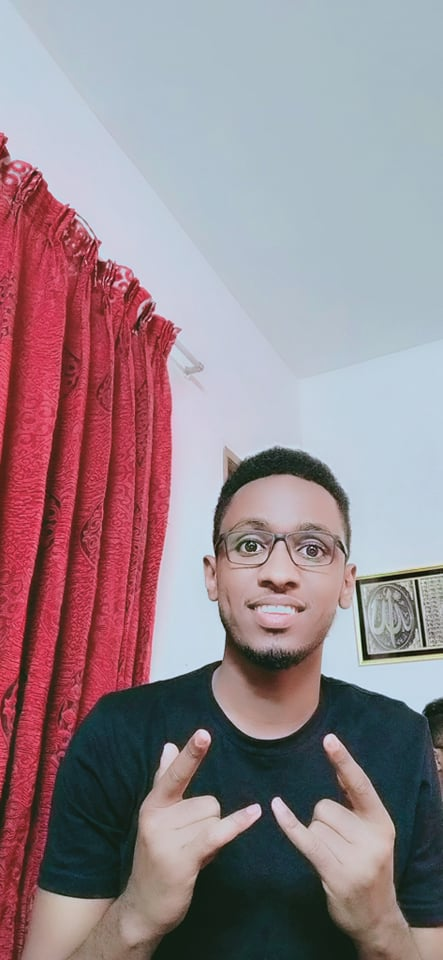
#> input picture 1.jpg, 443 x 960 px
$ jupyter execute --allow-errors Age_and_Gender_Detection.ipynb   (shell and % lines are left out)
#> lines starting #> are read from the running program, lines starting #| are printed output that depends on the picture
<a href="https://colab.research.google.com/github/Mustafikarim/Age-and-Gender-Detection/blob/main/Age_and_Gender_Detection.ipynb" target="_parent"></a>

[cell 1]
%cd Age-and-Gender-Detection

[cell 2]
#import required modules

import cv2 as cv
import math
import time
from google.colab.patches import cv2_imshow

[cell 3]
def getFaceBox(net, frame, conf_threshold=0.7):
    frameOpencvDnn = frame.copy()
    frameHeight = frameOpencvDnn.shape[0]
    frameWidth = frameOpencvDnn.shape[1]
    blob = cv.dnn.blobFromImage(frameOpencvDnn, 1.0, (300, 300), [104, 117, 123], True, False)

    net.setInput(blob)
    detections = net.forward()
    bboxes = []
    for i in range(detections.shape[2]):
        confidence = detections[0, 0, i, 2]
        if confidence > conf_threshold:
            x1 = int(detections[0, 0, i, 3] * frameWidth)
            y1 = int(detections[0, 0, i, 4] * frameHeight)
            x2 = int(detections[0, 0, i, 5] * frameWidth)
            y2 = int(detections[0, 0, i, 6] * frameHeight)
            bboxes.append([x1, y1, x2, y2])
            cv.rectangle(frameOpencvDnn, (x1, y1), (x2, y2), (0, 255, 0), int(round(frameHeight/150)), 8)
    return frameOpencvDnn, bboxes

faceProto = "modelNweight/opencv_face_detector.pbtxt"
faceModel = "modelNweight/opencv_face_detector_uint8.pb"

ageProto = "modelNweight/age_deploy.prototxt"
ageModel = "modelNweight/age_net.caffemodel"

genderProto = "modelNweight/gender_deploy.prototxt"
genderModel = "modelNweight/gender_net.caffemodel"

MODEL_MEAN_VALUES = (78.4263377603, 87.7689143744, 114.895847746)
ageList = ['(0-2)', '(4-6)', '(8-12)', '(15-20)', '(25-32)', '(38-43)', '(48-53)', '(60-100)']
genderList = ['Male', 'Female']

# Load network
#> (the rest of this cell did not finish here and is left out)

[cell 4]
input = cv.imread("1.jpg")
#> input is the input picture: shape (960, 443, 3); mean B, G, R 140.2, 133.2, 150.8
#> (the rest of this cell did not finish here and is left out)

[cell 5]
input = cv.imread("2.jpg")
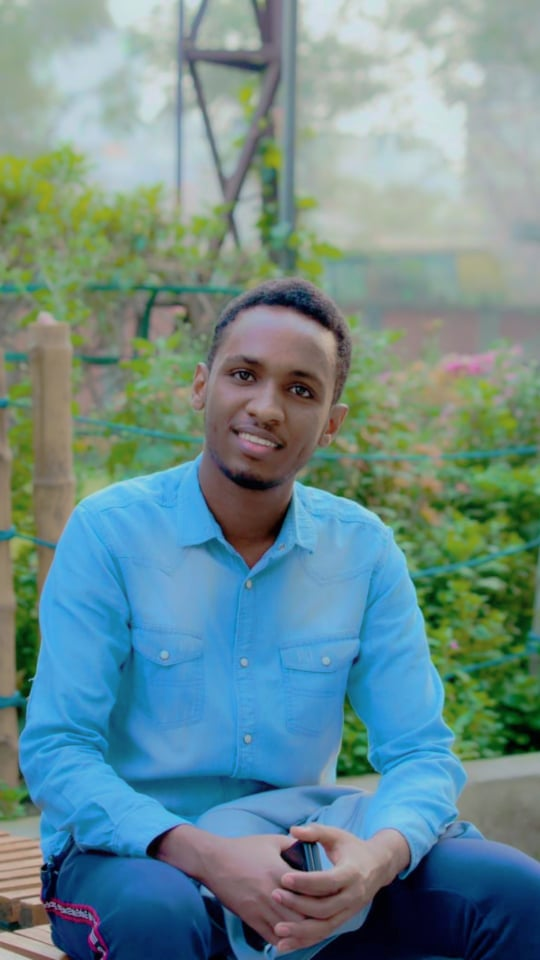
#> input picture 2.jpg, 540 x 960 px
#> input is the input picture: shape (960, 540, 3); mean B, G, R 141.9, 139.2, 107.5
#> (the rest of this cell did not finish here and is left out)

[cell 6]
input = cv.imread("3.jpg")
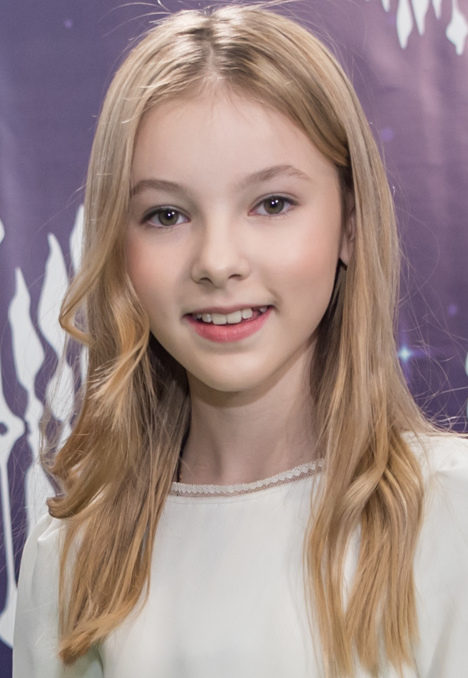
#> input picture 3.jpg, 468 x 678 px
#> input is the input picture: shape (678, 468, 3); mean B, G, R 135.3, 138.9, 160.4
#> (the rest of this cell did not finish here and is left out)

[cell 7]
input = cv.imread("4.jpg")
#> (the rest of this cell did not finish here and is left out)

[cell 8]
input = cv.imread("5.jpg")
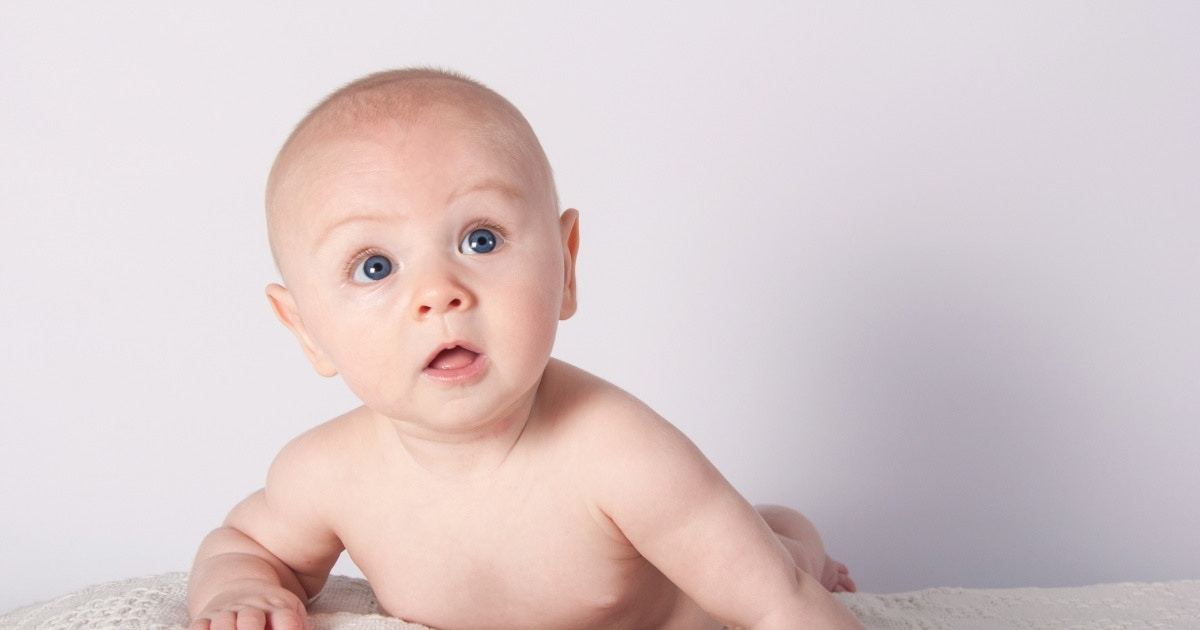
#> input picture 5.jpg, 1200 x 630 px
#> input is the input picture: shape (630, 1200, 3); mean B, G, R 203.9, 202.8, 217.6
#> (the rest of this cell did not finish here and is left out)
